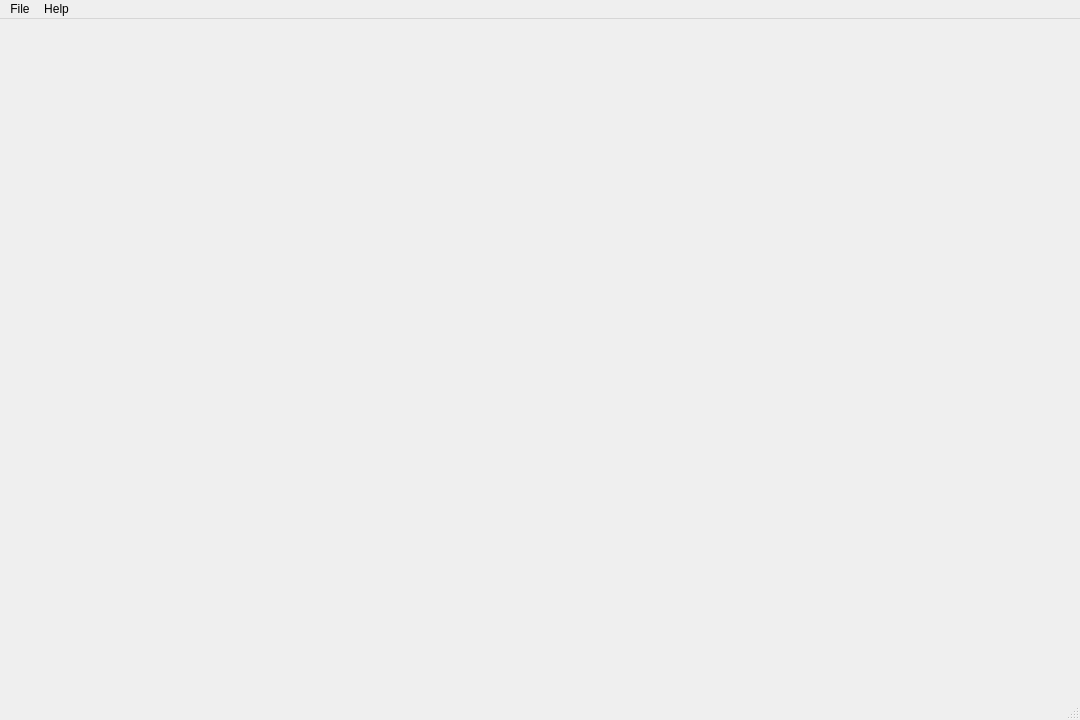
<?xml version="1.0" encoding="UTF-8"?>
<ui version="4.0">
 <class>MainWindow</class>
 <widget class="QMainWindow" name="MainWindow">
  <property name="geometry">
   <rect>
    <x>0</x>
    <y>0</y>
    <width>1080</width>
    <height>720</height>
   </rect>
  </property>
  <property name="minimumSize">
   <size>
    <width>1080</width>
    <height>720</height>
   </size>
  </property>
  <property name="windowTitle">
   <string>MainWindow</string>
  </property>
  <widget class="QWidget" name="centralwidget"/>
  <widget class="QMenuBar" name="menubar">
   <property name="geometry">
    <rect>
     <x>0</x>
     <y>0</y>
     <width>1080</width>
     <height>21</height>
    </rect>
   </property>
   <widget class="QMenu" name="menuFile">
    <property name="title">
     <string>File</string>
    </property>
    <addaction name="actionNew_Laboratory"/>
    <addaction name="actionOpen_Laboratory"/>
    <addaction name="separator"/>
    <addaction name="actionConfiguration"/>
    <addaction name="actionAntibiotic_Codes"/>
    <addaction name="separator"/>
    <addaction name="actionHelp"/>
   </widget>
   <widget class="QMenu" name="menuHelp">
    <property name="title">
     <string>Help</string>
    </property>
    <addaction name="actionDocumentation"/>
   </widget>
   <addaction name="menuFile"/>
   <addaction name="menuHelp"/>
  </widget>
  <widget class="QStatusBar" name="statusbar"/>
  <action name="actionNew_Laboratory">
   <property name="text">
    <string>New Laboratory</string>
   </property>
  </action>
  <action name="actionOpen_Laboratory">
   <property name="text">
    <string>Open Laboratory</string>
   </property>
  </action>
  <action name="actionConfiguration">
   <property name="text">
    <string>Configuration</string>
   </property>
  </action>
  <action name="actionAntibiotic_Codes">
   <property name="text">
    <string>Antibiotic Codes</string>
   </property>
  </action>
  <action name="actionHelp">
   <property name="text">
    <string>Help</string>
   </property>
  </action>
  <action name="actionDocumentation">
   <property name="text">
    <string>Documentation</string>
   </property>
  </action>
 </widget>
 <resources/>
 <connections/>
</ui>
